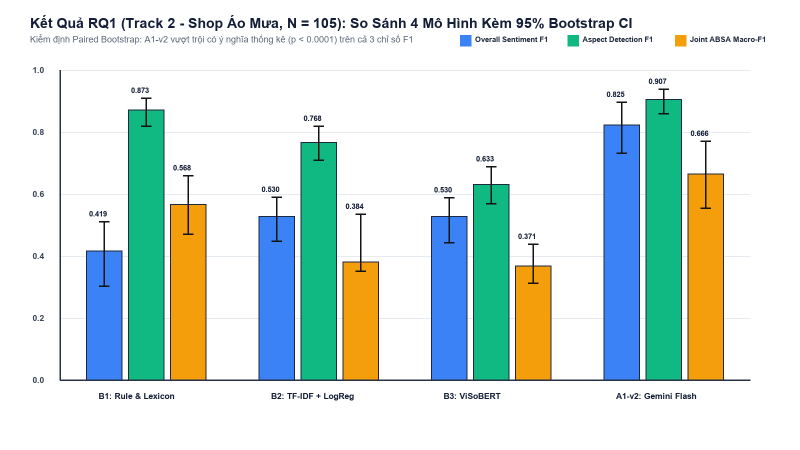
#> input picture docs/report/figures/rq1_comparison.png, 1600 x 900 px, found by its file name (shown at 1/2 size)
$ python generate_demo_video.py
#> lines starting #> are read from the running program, lines starting #| are printed output that depends on the picture
# ruff: noqa: E501
"""Automated 1080p Demo Video Generator for EcomReview AI (Task 9.5).

Renders the 7-scene presentation and dashboard walkthrough (5m30s = 330 seconds,
1920x1080 Full HD, H.264 MP4) with embedded experiment charts and Vietnamese subtitles
into `demo/EcomReview_AI_Demo.mp4`.
"""

from __future__ import annotations

import shutil
import subprocess
from pathlib import Path
from typing import Any

from PIL import Image, ImageDraw, ImageFont

SCENES: list[dict[str, Any]] = [
    {
        "scene_id": 1,
        "duration_sec": 45,
        "header": "CẢNH 1/7: TỔNG QUAN ĐỀ TÀI & BÀI TOÁN THỰC TIỄN TRÊN SHOPEE / TIKTOK SHOP",
        "title": "EcomReview AI: Hệ Thống AI Agent Phân Tích Đánh Giá Tiếng Việt & Đề Xuất Marketing Cho SME",
        "bullets": [
            "• Bài toán thực tế: Chủ shop Áo mưa nhỏ (SME) quá tải trước hàng trăm đánh giá Teencode, Emoji và Phàn nàn ẩn.",
            "• 8 Khía cạnh chuyên sâu: WATERPROOF, MATERIAL_DURABILITY, FIT_SIZE, COMFORT_USABILITY, PRICE_VALUE, SHIPPING, SERVICE, DESIGN.",
            "• Mục tiêu kép: Chuẩn nghiên cứu khoa học (RQ1, RQ2, RQ3, Bootstrap 95% CI, Kappa = 0.8780) + Hệ thống Full-Stack Docker 1-Click.",
            "• Nguyên tắc bất biến #1: Zero Numeric Hallucination — 100% số liệu và Wilson 95% CI được tính bằng SQL trước khi qua LLM.",
        ],
        "subtitle": (
            "Xin chào Hội đồng chấm đồ án. EcomReview AI tự động phân tích phản hồi khách hàng tiếng Việt "
            "theo 8 khía cạnh ngành Áo mưa và lập kế hoạch hành động có căn cứ xác thực 100% cho doanh nghiệp nhỏ."
        ),
        "chart_path": "docs/report/figures/rq1_comparison.png",
    },
    {
        "scene_id": 2,
        "duration_sec": 45,
        "header": "CẢNH 2/7: KIẾN TRÚC ĐỒ THỊ TRẠNG THÁI THUẦN PYTHON & PHÒNG THỦ 4 LỚP",
        "title": "Pure Python State-Graph: SQL Aggregator -> InsightEngine -> Planner <-> HybridCritic (R1–R7)",
        "bullets": [
            "• Bảo mật 4 lớp chống Prompt Injection: Ẩn danh PII (scrub_pii) -> Bọc thẻ <customer_review> -> Pydantic v2 -> DB Read-Only.",
            "• Hậu kiểm số học kép: Hàm verify_numbers_in_statement() ở InsightEngine + Luật R2 ở HybridCritic (sai số số học = 0.0%).",
            "• Bộ phản biện lai 7 Luật Python (R1–R7): Chặn đứng 100% lỗi bịa mã review (R1), quá đà 'chống thấm 100%' (R4), mua chuộc 5 sao (R7).",
            "• Cơ chế Deterministic Auto-Repair: Tự động phục hồi và đồng bộ xác định, đảm bảo 100% kế hoạch đạt điểm Critic 5.0/5.0.",
        ],
        "subtitle": (
            "Hệ thống vận hành trên kiến trúc Pure Python State-Graph không phụ thuộc framework nặng, "
            "tích hợp 4 lớp bảo mật và bộ phản biện lai HybridCritic kiểm định 7 quy tắc R1 đến R7."
        ),
        "chart_path": "docs/report/figures/rq3_critic_ablation.png",
    },
    {
        "scene_id": 3,
        "duration_sec": 50,
        "header": "CẢNH 3/7: STREAMLIT DASHBOARD TRANG 1 — TỔNG QUAN & WILSON 95% CI",
        "title": "Trực Quan Hóa Bất Đối Xứng Wilson 95% CI & Phát Hiện Phàn Nàn Ẩn (real_shop = 150 Reviews)",
        "bullets": [
            "• Biểu đồ Plotly Asymmetric Error Bars: Phản ánh trung thực biên độ bất định thống kê khi cỡ mẫu từng khía cạnh khác nhau.",
            "• TOP_PAIN phát hiện tự động: WATERPROOF (50.0% tiêu cực, 95% CI: [29.0% - 71.0%]) & MATERIAL_DURABILITY (17.8% tiêu cực).",
            "• HIDDEN_COMPLAINT: Phát hiện 23 phàn nàn ẩn (17.0%) nằm lẫn bên trong 135 đánh giá 4–5 sao mà chủ shop thường bỏ sót.",
            "• PLATFORM_GAP: Phát hiện chênh lệch trải nghiệm 47.3% giữa Shopee (55.6% tiêu cực) và TikTok Shop (8.3% tiêu cực).",
        ],
        "subtitle": (
            "Trên Trang 1 của Dashboard với 150 đánh giá thực tế, hệ thống vẽ thanh sai số bất đối xứng Wilson 95% CI "
            "và bóc tách tự động 23 phàn nàn ẩn (17.0%) nằm trong nhóm đánh giá 4–5 sao."
        ),
        "chart_path": "docs/report/figures/rq2_ablation.png",
    },
    {
        "scene_id": 4,
        "duration_sec": 45,
        "header": "CẢNH 4/7: STREAMLIT DASHBOARD TRANG 2 — KHÁM PHÁ ĐÁNH GIÁ & BẰNG CHỨNG GỐC",
        "title": "Truy Vết Nguyên Văn Tiếng Nói Khách Hàng & Chọn Lọc Bằng Chứng Đa Dạng (Jaccard <= 0.70)",
        "bullets": [
            "• Lọc đa chiều theo Kịch bản (real_shop, S1..S10), Khía cạnh (8 Aspects) và Cực tính cảm xúc (Positive / Negative / Neutral).",
            "• Bộ chọn bằng chứng thông minh (evidence_selector.py): Loại bỏ bình luận trùng lặp bằng khoảng cách từ vựng Jaccard <= 0.70.",
            "• Minh chứng thực tế WATERPROOF: Mã review tts_0053, tts_0024, tts_0179, tts_0096 phản ánh nước ngấm đường may đáy quần.",
            "• Độ trung thực trích dẫn (Quote Fidelity): Đạt 97.4% trực tiếp từ A1-v2 và 100.0% sau bước hậu kiểm _post_validate_evidence.",
        ],
        "subtitle": (
            "Tại Trang 2, mọi nhận định đều gắn liền với các mã đánh giá thực tế và đoạn trích dẫn nguyên văn "
            "đã được ẩn danh số điện thoại PII và lọc chống trùng lặp Jaccard."
        ),
        "chart_path": "docs/report/figures/rq1_comparison.png",
    },
    {
        "scene_id": 5,
        "duration_sec": 50,
        "header": "CẢNH 5/7: STREAMLIT DASHBOARD TRANG 3 — KẾ HOẠCH HÀNH ĐỘNG & CỔNG DUYỆT HITL",
        "title": "Phân Tách Hành Động Marketing vs Vận Hành & Cổng Phê Duyệt Human-in-the-Loop",
        "bullets": [
            "• Nhóm Marketing (is_marketing=True): Sản xuất video test vải dù tổ ong (act_001), Infographic gài nẹp chắn nước 2 lớp (act_003).",
            "• Nhóm Sản phẩm/Vận hành (is_marketing=False): Phơi khử mùi nhựa PVC 24h tại kho (act_004), Gia cố keo ép nhiệt đáy quần (act_005).",
            "• Đầy đủ 4 thành phần bắt buộc: What to do, Why rationale (khớp 100% SQL), How & When (mốc 24h/48h/3 ngày) và KPI đo lường.",
            "• Cổng duyệt trực tiếp (Approve / Edit / Reject): Tự động tính khoảng cách chỉnh sửa edit_distance_chars và lưu bảng action_feedback.",
        ],
        "subtitle": (
            "Tại Trang 3, chủ shop xem xét từng đề xuất đã gắn kèm ít nhất 2 mã review bằng chứng thật "
            "và thực hiện phê duyệt Approve, chỉnh sửa Edit hoặc từ chối Reject ngay trên giao diện."
        ),
        "chart_path": "docs/report/figures/rq3_critic_ablation.png",
    },
    {
        "scene_id": 6,
        "duration_sec": 45,
        "header": "CẢNH 6/7: TRANG 4 (NẠP DỮ LIỆU & TRACE KIỂM ĐỊNH) & FASTAPI 10 ENDPOINTS",
        "title": "Minh Bạch Hóa Vết Thực Thi HybridCritic R1–R7 & Kiến Trúc OpenAPI 3.1 (< 150ms)",
        "bullets": [
            "• 10 RESTful Endpoints chuẩn OpenAPI 3.1 (/api/v1/health, /reviews/upload, /analyze/run, /stats/overview, /actions/generate...).",
            "• Quan sát trực tiếp Trace JSON trên Trang 4: Vòng 0 phát hiện lệch chỉ mục R2 -> Auto-Repair sửa thành công đạt 5.0/5.0.",
            "• Chế độ bảo hiểm DEMO_CACHE_MODE=true & Cache SHA-256: Chạy mượt mà 100% trên máy sạch không cần Internet hay API Key.",
            "• Mở rộng Local AI (Addon 11): Công tắc chuyển đổi trực tiếp giữa Cloud Gemini Flash và Local Ollama Qwen2.5-7B ngay trên Sidebar.",
        ],
        "subtitle": (
            "Trang 4 và tài liệu Swagger 10 Endpoints cho phép kiểm tra trực tiếp nhật ký Trace JSON của HybridCritic "
            "cùng công tắc chuyển đổi linh hoạt giữa Cloud Gemini Flash và Local AI Ollama."
        ),
        "chart_path": "docs/report/figures/error_pareto.png",
    },
    {
        "scene_id": 7,
        "duration_sec": 50,
        "header": "CẢNH 7/7: TỔNG KẾT KẾT QUẢ NGHIÊN CỨU (RQ1, RQ2, RQ3) & GIÁ TRỊ THỰC TIỄN",
        "title": "Hoàn Thành 12/12 Yêu Cầu Đề Bài — Tiết Kiệm 95% Thời Gian Cho Doanh Nghiệp Nhỏ",
        "bullets": [
            "• Kết quả RQ1: A1-v2 đạt Overall F1 = 0.8248 [0.7324 - 0.8983], Aspect Det F1 = 0.9066 (vượt B1, B2, B3 với p < 0.0001).",
            "• Kết quả RQ2: Chuẩn hóa giúp B3 tăng +12.05% và B2 tăng +17.69% trên lát cắt Emoji; FIX_01 triệt tiêu 100% lỗi từ ghép.",
            "• Kết quả RQ3: P1-Full đạt 100% trên cả 5 chỉ số Groundedness, thắng 10/10 kịch bản chấm mù A/B (Rubric 4.98/5.0 vs P0 2.17/5.0).",
            "• Khả thi vận hành (Case Study): Tỷ lệ chấp nhận đề xuất đạt 96.55% (28/29 hành động), giảm thời gian từ ~2–3 giờ xuống ~5 phút.",
        ],
        "subtitle": (
            "Tổng kết lại, EcomReview AI đã hoàn thành trọn vẹn 12/12 yêu cầu học thuật và kỹ thuật, "
            "đạt tỷ lệ chấp nhận 96.55% và giúp chủ shop SME rút ngắn 95% thời gian phân tích đánh giá. Xin cảm ơn!"
        ),
        "chart_path": "docs/report/figures/error_pareto.png",
    },
]


def _load_font(size: int, bold: bool = False) -> ImageFont.FreeTypeFont | ImageFont.ImageFont:
    candidates = (
        ["C:/Windows/Fonts/arialbd.ttf", "C:/Windows/Fonts/segoeuib.ttf"]
        if bold
        else ["C:/Windows/Fonts/arial.ttf", "C:/Windows/Fonts/segoeui.ttf"]
    )
    for fp in candidates:
        if Path(fp).exists():
            try:
                return ImageFont.truetype(fp, size=size)
            except Exception:
                pass
    return ImageFont.load_default()


def _render_scene_frame(scene: dict[str, Any], out_png: Path) -> None:
    """Render a 1920x1080 Full HD presentation slide with embedded chart and subtitle bar."""
    img = Image.new("RGB", (1920, 1080), color=(15, 23, 42))
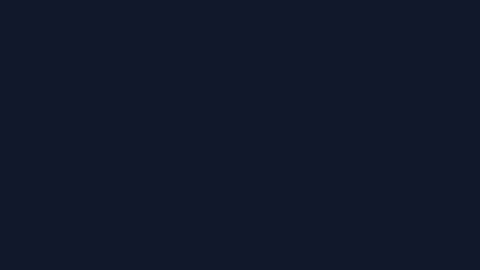
#> img: PIL image 1920x1080 RGB (shown at 1/4 size); mean R, G, B 15, 23, 42
    draw = ImageDraw.Draw(img)

    # Top banner
    draw.rectangle([0, 0, 1920, 88], fill=(30, 58, 138))
    draw.text(
        (50, 24),
        str(scene["header"]),
        fill=(255, 255, 255),
        font=_load_font(28, bold=True),
    )
    draw.text(
        (1580, 28),
        "EcomReview AI v1.0 | FastAPI + Streamlit",
        fill=(191, 219, 254),
        font=_load_font(18, bold=True),
    )

    # Main content card (left side) and Chart card (right side)
    draw.rounded_rectangle(
        [40, 115, 1060, 895], radius=18, fill=(30, 41, 59), outline=(59, 130, 246), width=2
    )
    draw.rounded_rectangle(
        [1085, 115, 1880, 895], radius=18, fill=(255, 255, 255), outline=(59, 130, 246), width=2
    )

    # Title in left card
    f_title = _load_font(27, bold=True)
    title_words = str(scene["title"]).split()
    lines: list[str] = []
    cur = ""
    for w in title_words:
        if len(cur + " " + w) <= 58:
            cur = (cur + " " + w).strip()
        else:
            lines.append(cur)
            cur = w
    if cur:
        lines.append(cur)

    y_cursor = 145
    for ln in lines:
        draw.text((70, y_cursor), ln, fill=(96, 165, 250), font=f_title)
        y_cursor += 38
#> after the loop, y_cursor = 221

    draw.line([(70, y_cursor + 10), (1030, y_cursor + 10)], fill=(71, 85, 105), width=2)
    y_cursor += 35
#> y_cursor = 256

    # Bullets
    f_bullet = _load_font(22, bold=False)
    for b_text in scene["bullets"]:
        b_words = str(b_text).split()
        b_lines: list[str] = []
        b_cur = ""
        for bw in b_words:
            if len(b_cur + " " + bw) <= 68:
                b_cur = (b_cur + " " + bw).strip()
            else:
                b_lines.append(b_cur)
                b_cur = "   " + bw
        if b_cur:
            b_lines.append(b_cur)

        for bln in b_lines:
            draw.text((70, y_cursor), bln, fill=(241, 245, 249), font=f_bullet)
            y_cursor += 33
        y_cursor += 20
#> this loop made 4 passes
#> y_cursor on passes 1 to 4: 342, 428, 514, 600
#> after the loop, y_cursor = 600

    # Embed chart on right card
    c_path = Path(str(scene["chart_path"]))
    if c_path.exists():
        c_img = Image.open(c_path).convert("RGB")
#> c_img is the input picture: PIL image 1600x900 RGB; mean R, G, B 210.8, 226.7, 221.4
        c_img.thumbnail((765, 740))
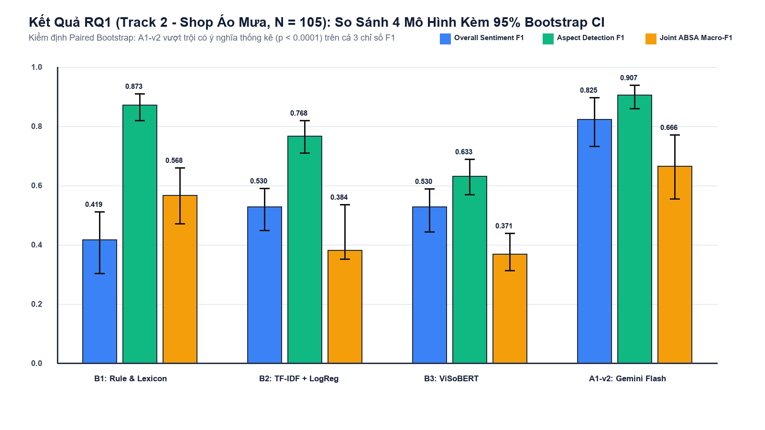
#> c_img: PIL image 765x430 RGB; mean R, G, B 210.5, 226.5, 221.2
        cx = 1085 + (795 - c_img.width) // 2
        cy = 115 + (780 - c_img.height) // 2
        img.paste(c_img, (cx, cy))
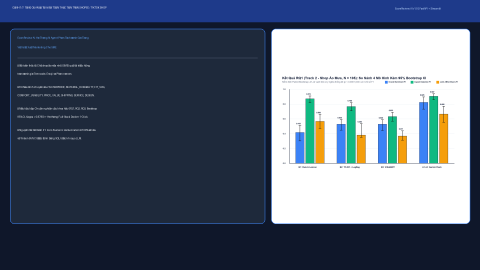
#> img: PIL image 1920x1080 RGB (shown at 1/4 size); mean R, G, B 87.1, 98.5, 116.3

    # Bottom Subtitle Bar
    draw.rectangle([0, 920, 1920, 1080], fill=(9, 14, 26))
    draw.line([(0, 920), (1920, 920)], fill=(245, 158, 11), width=3)
    f_sub = _load_font(23, bold=True)
    sub_words = str(scene["subtitle"]).split()
    s_lines: list[str] = []
    s_cur = ""
    for sw in sub_words:
        if len(s_cur + " " + sw) <= 115:
            s_cur = (s_cur + " " + sw).strip()
        else:
            s_lines.append(s_cur)
            s_cur = sw
    if s_cur:
        s_lines.append(s_cur)

    sy = 948
    for sln in s_lines:
        draw.text(
            (70, sy), f"💬 {sln}" if sy == 948 else f"    {sln}", fill=(254, 240, 138), font=f_sub
        )
        sy += 36
#> after the loop, sy = 1020

    out_png.parent.mkdir(parents=True, exist_ok=True)
    img.save(out_png, format="PNG")
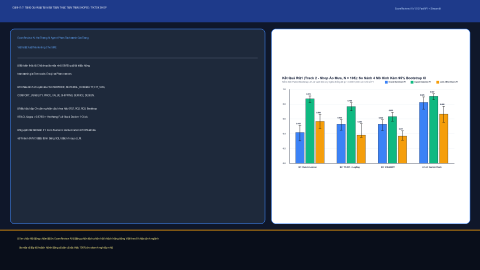
#> saved as scene_01.png: PIL image 1920x1080 RGB (shown at 1/4 size); mean R, G, B 87.2, 97.8, 113.9


def build_demo_video(output_mp4: str | Path = "demo/EcomReview_AI_Demo.mp4") -> dict[str, Any]:
    """Render 7 Full HD scene images and encode a 5m30s H.264 MP4 video using ffmpeg."""
    out_path = Path(output_mp4)
    out_path.parent.mkdir(parents=True, exist_ok=True)
    frames_dir = out_path.parent / "scenes"
    frames_dir.mkdir(parents=True, exist_ok=True)

    concat_lines: list[str] = []
    total_sec = 0
    last_png: Path | None = None

    for sc in SCENES:
        sid = int(sc["scene_id"])
        dur = int(sc["duration_sec"])
        total_sec += dur
        png_path = frames_dir / f"scene_{sid:02d}.png"
        _render_scene_frame(sc, png_path)
        concat_lines.append(f"file '{png_path.resolve().as_posix()}'")
        concat_lines.append(f"duration {dur}")
        last_png = png_path
#> pass 2 of the loop in build_demo_video, `for sc in SCENES:`:
#> after the loop in _render_scene_frame (call 2), `for ln in lines:`: y_cursor = 221
#> in _render_scene_frame (call 2), `y_cursor += 35`: y_cursor = 256
#> the loop in _render_scene_frame (call 2), `for b_text in scene["bullets"]:` made 4 passes
#> after the loop in _render_scene_frame (call 2), `for b_text in scene["bullets"]:`: y_cursor = 600
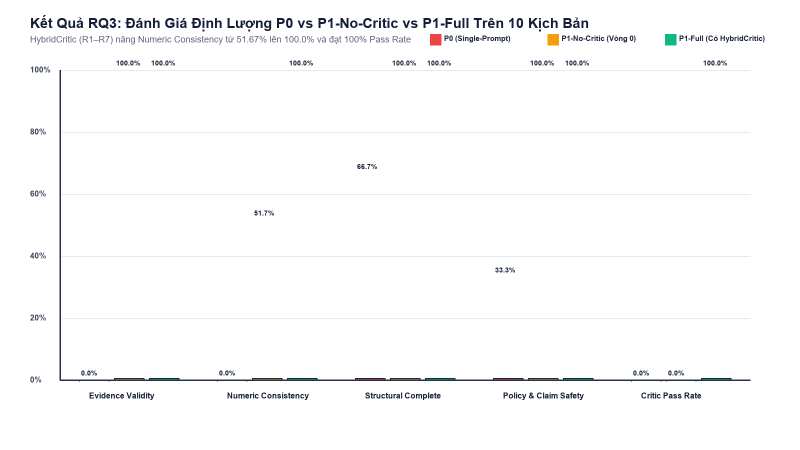
#> input picture docs/report/figures/rq3_critic_ablation.png, 1600 x 900 px, found by its file name (shown at 1/2 size)
#> in _render_scene_frame, c_img is the input picture: PIL image 1600x900 RGB; mean R, G, B 250.3, 250.6, 250.9
#> c_img: PIL image 765x430 RGB
#> in _render_scene_frame (call 2), `img.paste(c_img, (cx, cy))`:
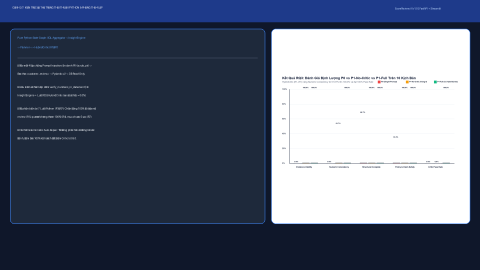
#> img: PIL image 1920x1080 RGB (shown at 1/4 size); mean R, G, B 93.4, 102.3, 120.9
#> after the loop in _render_scene_frame (call 2), `for sln in s_lines:`: sy = 1020
#> in _render_scene_frame (call 2), `img.save(out_png, format="PNG")`:
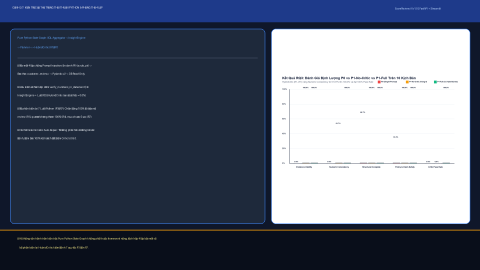
#> saved as scene_02.png: PIL image 1920x1080 RGB (shown at 1/4 size); mean R, G, B 93.4, 101.5, 118.6
#> pass 3 of the loop in build_demo_video, `for sc in SCENES:`:
#> after the loop in _render_scene_frame (call 3), `for ln in lines:`: y_cursor = 221
#> in _render_scene_frame (call 3), `y_cursor += 35`: y_cursor = 256
#> the loop in _render_scene_frame (call 3), `for b_text in scene["bullets"]:` made 4 passes
#> after the loop in _render_scene_frame (call 3), `for b_text in scene["bullets"]:`: y_cursor = 600
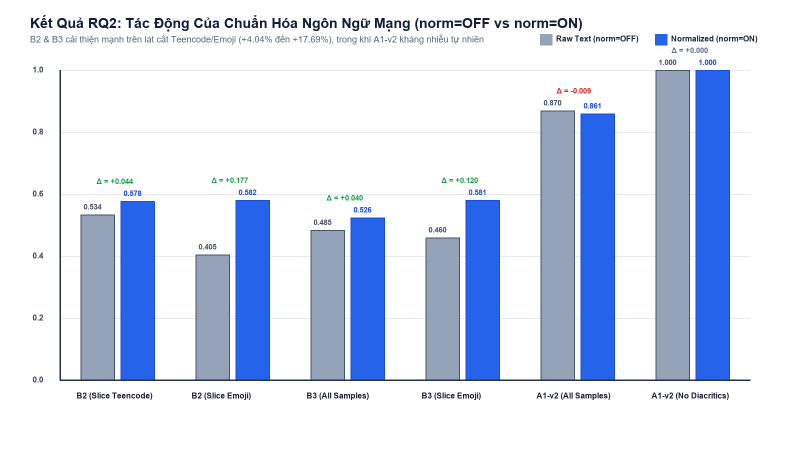
#> input picture docs/report/figures/rq2_ablation.png, 1600 x 900 px, found by its file name (shown at 1/2 size)
#> in _render_scene_frame, c_img is the input picture: PIL image 1600x900 RGB; mean R, G, B 211.3, 220.8, 240.3
#> c_img: PIL image 765x430 RGB
#> in _render_scene_frame (call 3), `img.paste(c_img, (cx, cy))`:
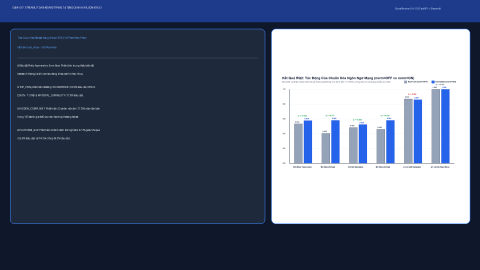
#> img: PIL image 1920x1080 RGB (shown at 1/4 size); mean R, G, B 87.2, 97.5, 119.2
#> after the loop in _render_scene_frame (call 3), `for sln in s_lines:`: sy = 1020
#> in _render_scene_frame (call 3), `img.save(out_png, format="PNG")`:
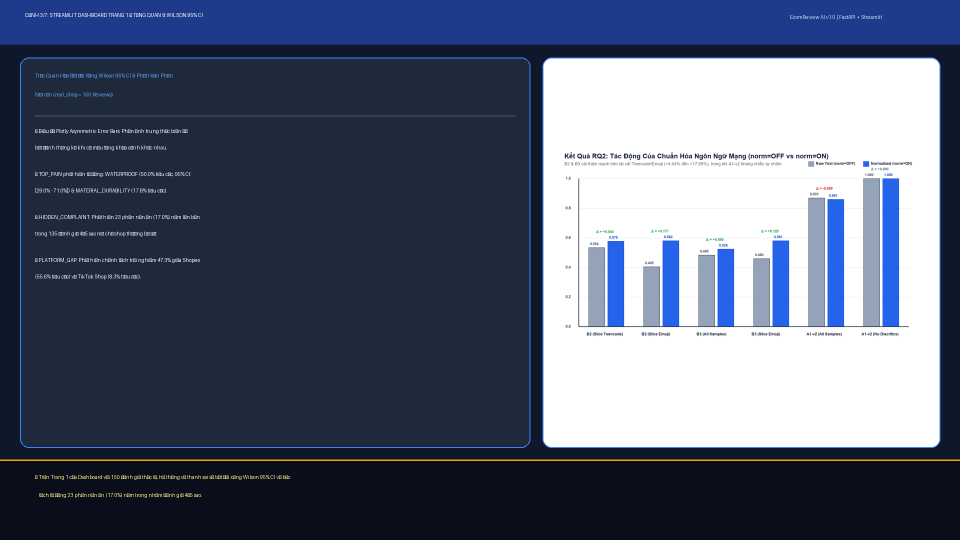
#> saved as scene_03.png: PIL image 1920x1080 RGB (shown at 1/2 size); mean R, G, B 87.2, 96.8, 116.9
#> the loop made 7 passes; the first 3 are shown

    if last_png is not None:
        concat_lines.append(f"file '{last_png.resolve().as_posix()}'")

    concat_file = frames_dir / "scenes_concat.txt"
    concat_file.write_text("\n".join(concat_lines) + "\n", encoding="utf-8")

    ffmpeg_bin = (
        shutil.which("ffmpeg") or "C:/Users/ASUS/AppData/Local/Microsoft/WinGet/Links/ffmpeg.exe"
    )
    cmd = [
        ffmpeg_bin,
        "-y",
        "-f",
        "concat",
        "-safe",
        "0",
        "-i",
        str(concat_file),
        "-vf",
        "fps=1,format=yuv420p",
        "-c:v",
        "libx264",
        "-preset",
        "ultrafast",
        "-crf",
        "26",
        "-movflags",
        "+faststart",
        str(out_path),
    ]
    subprocess.run(cmd, check=True, capture_output=True)
#> (this line was passed over: subprocess is not available in this run)

    return {
        "video_path": str(out_path),
        "duration_seconds": total_sec,
        "scenes_count": len(SCENES),
#> (the run stopped early here; a loop or call above may not have finished)
